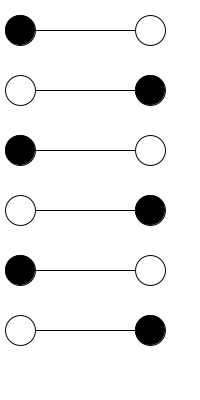
Frame 1 (no input)
Frame 60 (the mouse pressed at the canvas centre just before this capture): identical to frame 1, image omitted
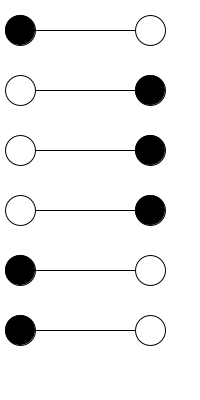
Frame 120 (the mouse held since frame 60 and released just before this capture)

The Processing sketch that drew these frames (run headless with seeded random() and noise(); from frame 60 on, the mouse is pressed at the canvas centre):

// Processing sketch: processing_9022
// ── processing_9022.pde

  int x = 0;  

  int a1;
  int a2;
  int b1;
  int b2;
  int c1;
  int c2;


void setup(){
  size(200,400);

  //variables



}

void draw(){


  background(255);




  //lines

  line(20,30,160,30);
  line(20,90,160,90);
  line(20,150,160,150);
  line(20,210,160,210);
  line(20,270,160,270);
  line(20,330,160,330);


  //animate

  x = x+1;

  //conditions

  if(x == 360){
    x = 0;
  }

  //first pair
  if(x > 0 && x < 180){
    a1 = 0; 
    a2 = 255;
  }
  else if(x > 180 && x < 360){
    a1 = 255;
    a2 = 0;
  }
  //second pair
  if(x > 120 && x < 300){
    b1 = 0;
    b2 = 255;
  }
  else if(x > 300 && x< 360 || x > 0 && x < 120){
    b1 = 255;
    b2 = 0;
  }
  //third pair
  if(x > 240 && x < 360 || x > 0 && x < 60){
    c1 = 0;
    c2 = 255;
  }
  else if(x > 60 && x < 240){
    c1 = 255;
    c2 = 0;
  }

  //circles
  fill(a1);
  ellipse(20,30,30,30);
  fill(a2);
  ellipse(150,30,30,30);
  fill(b1);
  ellipse(20,90,30,30);
  fill(b2);
  ellipse(150,90,30,30);
  fill(c1);
  ellipse(20,150,30,30);
  fill(c2);
  ellipse(150,150,30,30);
  fill(a2);
  ellipse(20,210,30,30);
  fill(a1);
  ellipse(150,210,30,30);
  fill(b2);
  ellipse(20,270,30,30);
  fill(b1);
  ellipse(150,270,30,30);
  fill(c2);
  ellipse(20,330,30,30);
  fill(c1);
  ellipse(150,330,30,30);

}
